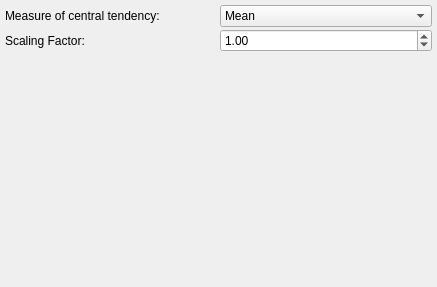
<?xml version="1.0" encoding="UTF-8"?>
<ui version="4.0">
 <class>FormAverageDeviation</class>
 <widget class="QWidget" name="FormAverageDeviation">
  <property name="geometry">
   <rect>
    <x>0</x>
    <y>0</y>
    <width>437</width>
    <height>287</height>
   </rect>
  </property>
  <property name="windowTitle">
   <string>Form</string>
  </property>
  <layout class="QGridLayout" name="gridLayout">
   <property name="leftMargin">
    <number>5</number>
   </property>
   <property name="topMargin">
    <number>5</number>
   </property>
   <property name="rightMargin">
    <number>5</number>
   </property>
   <property name="bottomMargin">
    <number>5</number>
   </property>
   <property name="spacing">
    <number>2</number>
   </property>
   <item row="0" column="0">
    <widget class="QLabel" name="label">
     <property name="text">
      <string>Measure of central tendency:</string>
     </property>
    </widget>
   </item>
   <item row="1" column="1">
    <widget class="QDoubleSpinBox" name="scalingFactor">
     <property name="value">
      <double>1.000000000000000</double>
     </property>
    </widget>
   </item>
   <item row="0" column="1">
    <widget class="QComboBox" name="tendencyCombo">
     <item>
      <property name="text">
       <string>Mean</string>
      </property>
     </item>
     <item>
      <property name="text">
       <string>Median</string>
      </property>
     </item>
     <item>
      <property name="text">
       <string>Mode</string>
      </property>
     </item>
    </widget>
   </item>
   <item row="1" column="0">
    <widget class="QLabel" name="label_2">
     <property name="text">
      <string>Scaling Factor:</string>
     </property>
    </widget>
   </item>
   <item row="2" column="0">
    <spacer name="verticalSpacer">
     <property name="orientation">
      <enum>Qt::Vertical</enum>
     </property>
     <property name="sizeHint" stdset="0">
      <size>
       <width>20</width>
       <height>40</height>
      </size>
     </property>
    </spacer>
   </item>
  </layout>
 </widget>
 <resources/>
 <connections/>
</ui>
